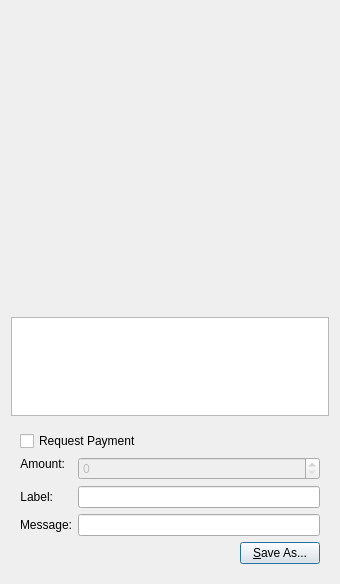
<?xml version="1.0" encoding="UTF-8"?>
<ui version="4.0">
 <class>QRCodeDialog</class>
 <widget class="QDialog" name="QRCodeDialog">
  <property name="geometry">
   <rect>
    <x>0</x>
    <y>0</y>
    <width>340</width>
    <height>584</height>
   </rect>
  </property>
  <property name="windowTitle">
   <string>QR Code Dialog</string>
  </property>
  <property name="styleSheet">
   <string notr="true">QProgressBar {
        background-color: #333333;
        border-radius: 6px;
        text-align: center;
        color: white;
}

QProgressBar::chunk {
        background: QLinearGradient(x1: 0, y1: 0, x2: 1, y2: 0, stop: 0 #AEC6CF, stop: 1 #AEC6FF);
        border-radius: 6px; margin: 0px;
}

QScrollArea {
        border-radius: 6px;
        border-width: 0;
        border-style: none;
        padding: 8px;
        background-color: #111;
        color: white;
}

QSpinBox {
        border-radius: 4px;
        border-width: 0;
        border-style: none;
        padding: 8px;
        background-color: #111;
        color: white;
}

QVBoxLayout {
        border-radius: 6px;
        border-width: 0;
        border-style: none;
        padding: 8px;
        background-color: #111;
        color: white;
}

QDialog, QMainWindow, QFrame {
        color: white;
        background-color: #333333;
        border: none;
}

QMenu {
        background-color: #333333; color: white;
}

QLabel {
        background-color: transparent;
}

QCheckBox {
        border-radius: 2px;
        border-width: 0;
        border-style: none;
        padding: 3px;
        background-color: #111;
        color: white;
}

QFrame#central { background-color: #333333; border: none }
QFrame#frame, QFrame#frame_2, QFrame#frame_3 {
        background-color: #333333;
        border-style: plain;
        border-width: 20px;
        border-radius: 15px;
        border-color: #111;
        min-width: 10em;
        padding: 6px;
}
QLabel[openExternalLinks=true], QHeaderView { color: #aaaaaa }
QLabel[openExternalLinks=false] { color: white; font-weight: normal }
QPushButton, QToolButton {
        border: 4px solid #111;
        border-radius: 7px;
        background-color: #111;
        color: white;
        padding: 6px;
        margin: 6px;
}
QPushButton:pressed, QToolButton:checked {
        color: #AEC6CF;
}
QPushButton:pressed, QToolButton:pressed {
        border-color: #AEC6DF;
        color: #AEC6DF;
}
QPushButton:disabled, QToolButton:disabled {
        color: #444;
        background-color: #222;
}


#scrollAreaWidgetContents QToolButton {
        border-radius: 8px;
        border-width: 0px;
}

/* the background-color is overridden to transparent for mac os x
   due to the entire toolbar area not being drawable in a regular
   QMainWindow
*/
QToolBar { background: #333333; border: 0px solid black; padding: 3px; }

QToolBar::handle { image: url(handle.png); }
QStatusBar { background: #333333; }
QMenuBar { background: #333333; }
QMenuBar::item { background: #333333; color: white; }

#scrollAreaWidgetContents { background: #222 }
#scrollAreaWidgetContents &gt; QFrame { background-color: #222; border-width: 0px; border-style: none; }

QLineEdit {
        border-radius: 6px;
        border-width: 2px;
        border-color: #222;
        padding: 8px;
        background-color: #111;
        color: white;
}

QComboBox {
        border-radius: 6px;
        border-width: 0;
        border-style: none;
        padding: 8px;
        background-color: #111;
        color: white;
}

QComboBox::drop-down {
        border-width: 0;
        border-style: none;
        background-color: #111;
        color: white;
}

QTableView {
        background: #111;
        color: white;
        border-style: none;
        selection-background-color: #aaaaaa;
    alternate-background-color: #222;
        selection-color: #111;
        border: 0px solid black;
}

QHeaderView { color: #aaaaaa; background-color: #111; background-image: none; }
QHeaderView::section { color: #aaaaaa; background-color: #222; }
QHeaderView::section:checked { background-color: #111; }

QTabWidget {
        background: #111;
}

 QTabWidget::pane {
     border-top: 2px solid #111;
     border: 4px solid #111;
     border-bottom-left-radius: 8px;
     border-bottom-right-radius: 8px;
     border-top-right-radius: 8px;
        background: #111;
 }

 QTabWidget::tab-bar {
     left: 5px; /* move to the right by 5px */
 }

 /* Style the tab using the tab sub-control. Note that
     it reads QTabBar _not_ QTabWidget */
 QTabBar::tab {
     background: #111;
     border: 4px solid #222;
     border-bottom-color: #111; /* same as the pane color */
     border-top-left-radius: 4px;
     border-top-right-radius: 4px;
     min-width: 8ex;
     padding: 4px;
     color: #888;
 }

 QTabBar::tab:selected, QTabBar::tab:hover {
     color: #aaaaaa
 }

 QTabBar::tab:selected {
     border-color: #111; /* same as pane color */
     border-top-color: #aaaaaa;
 }

 QTabBar::tab:!selected {
     margin-top: 2px; /* make non-selected tabs look smaller */
 }

 /* make use of negative margins for overlapping tabs */
 QTabBar::tab:selected {
     /* expand/overlap to the left and right by 4px */
     margin-left: -4px;
     margin-right: -4px;
 }

 QTabBar::tab:first:selected {
     margin-left: 0; /* the first selected tab has nothing to overlap with on the left */
 }

 QTabBar::tab:last:selected {
     margin-right: 0; /* the last selected tab has nothing to overlap with on the right */
 }

 QTabBar::tab:only-one {
     margin: 0; /* if there is only one tab, we don't want overlapping margins */
 }


</string>
  </property>
  <layout class="QVBoxLayout" name="verticalLayout_3">
   <item>
    <widget class="QLabel" name="lblQRCode">
     <property name="sizePolicy">
      <sizepolicy hsizetype="Expanding" vsizetype="Expanding">
       <horstretch>0</horstretch>
       <verstretch>0</verstretch>
      </sizepolicy>
     </property>
     <property name="minimumSize">
      <size>
       <width>300</width>
       <height>300</height>
      </size>
     </property>
     <property name="textFormat">
      <enum>Qt::PlainText</enum>
     </property>
     <property name="alignment">
      <set>Qt::AlignCenter</set>
     </property>
     <property name="wordWrap">
      <bool>true</bool>
     </property>
    </widget>
   </item>
   <item>
    <widget class="QPlainTextEdit" name="outUri">
     <property name="sizePolicy">
      <sizepolicy hsizetype="Expanding" vsizetype="Minimum">
       <horstretch>0</horstretch>
       <verstretch>0</verstretch>
      </sizepolicy>
     </property>
     <property name="minimumSize">
      <size>
       <width>0</width>
       <height>50</height>
      </size>
     </property>
     <property name="tabChangesFocus">
      <bool>true</bool>
     </property>
     <property name="textInteractionFlags">
      <set>Qt::TextSelectableByKeyboard|Qt::TextSelectableByMouse</set>
     </property>
    </widget>
   </item>
   <item>
    <widget class="QWidget" name="widget" native="true">
     <layout class="QVBoxLayout" name="verticalLayout_2">
      <item>
       <widget class="QCheckBox" name="chkReqPayment">
        <property name="enabled">
         <bool>true</bool>
        </property>
        <property name="text">
         <string>Request Payment</string>
        </property>
       </widget>
      </item>
      <item>
       <layout class="QFormLayout" name="formLayout">
        <property name="fieldGrowthPolicy">
         <enum>QFormLayout::AllNonFixedFieldsGrow</enum>
        </property>
        <item row="1" column="0">
         <widget class="QLabel" name="lblLabel">
          <property name="text">
           <string>Label:</string>
          </property>
          <property name="textFormat">
           <enum>Qt::PlainText</enum>
          </property>
          <property name="alignment">
           <set>Qt::AlignRight|Qt::AlignTrailing|Qt::AlignVCenter</set>
          </property>
          <property name="buddy">
           <cstring>lnLabel</cstring>
          </property>
         </widget>
        </item>
        <item row="1" column="1">
         <widget class="QLineEdit" name="lnLabel"/>
        </item>
        <item row="2" column="0">
         <widget class="QLabel" name="lblMessage">
          <property name="text">
           <string>Message:</string>
          </property>
          <property name="textFormat">
           <enum>Qt::PlainText</enum>
          </property>
          <property name="alignment">
           <set>Qt::AlignRight|Qt::AlignTrailing|Qt::AlignVCenter</set>
          </property>
          <property name="buddy">
           <cstring>lnMessage</cstring>
          </property>
         </widget>
        </item>
        <item row="2" column="1">
         <widget class="QLineEdit" name="lnMessage"/>
        </item>
        <item row="0" column="0">
         <widget class="QLabel" name="lblAmount">
          <property name="sizePolicy">
           <sizepolicy hsizetype="Preferred" vsizetype="Maximum">
            <horstretch>0</horstretch>
            <verstretch>0</verstretch>
           </sizepolicy>
          </property>
          <property name="text">
           <string>Amount:</string>
          </property>
          <property name="textFormat">
           <enum>Qt::PlainText</enum>
          </property>
          <property name="alignment">
           <set>Qt::AlignRight|Qt::AlignTrailing|Qt::AlignVCenter</set>
          </property>
          <property name="buddy">
           <cstring>lnReqAmount</cstring>
          </property>
         </widget>
        </item>
        <item row="0" column="1">
         <widget class="BitcoinAmountField" name="lnReqAmount">
          <property name="enabled">
           <bool>false</bool>
          </property>
          <property name="minimumSize">
           <size>
            <width>80</width>
            <height>0</height>
           </size>
          </property>
         </widget>
        </item>
       </layout>
      </item>
      <item>
       <layout class="QHBoxLayout" name="horizontalLayout">
        <item>
         <spacer name="horizontalSpacer">
          <property name="orientation">
           <enum>Qt::Horizontal</enum>
          </property>
          <property name="sizeHint" stdset="0">
           <size>
            <width>40</width>
            <height>20</height>
           </size>
          </property>
         </spacer>
        </item>
        <item>
         <widget class="QPushButton" name="btnSaveAs">
          <property name="text">
           <string>&amp;Save As...</string>
          </property>
         </widget>
        </item>
       </layout>
      </item>
     </layout>
    </widget>
   </item>
  </layout>
 </widget>
 <customwidgets>
  <customwidget>
   <class>BitcoinAmountField</class>
   <extends>QSpinBox</extends>
   <header>bitcoinamountfield.h</header>
   <container>1</container>
  </customwidget>
 </customwidgets>
 <resources/>
 <connections>
  <connection>
   <sender>chkReqPayment</sender>
   <signal>clicked(bool)</signal>
   <receiver>lnReqAmount</receiver>
   <slot>setEnabled(bool)</slot>
   <hints>
    <hint type="sourcelabel">
     <x>92</x>
     <y>285</y>
    </hint>
    <hint type="destinationlabel">
     <x>98</x>
     <y>311</y>
    </hint>
   </hints>
  </connection>
 </connections>
</ui>
